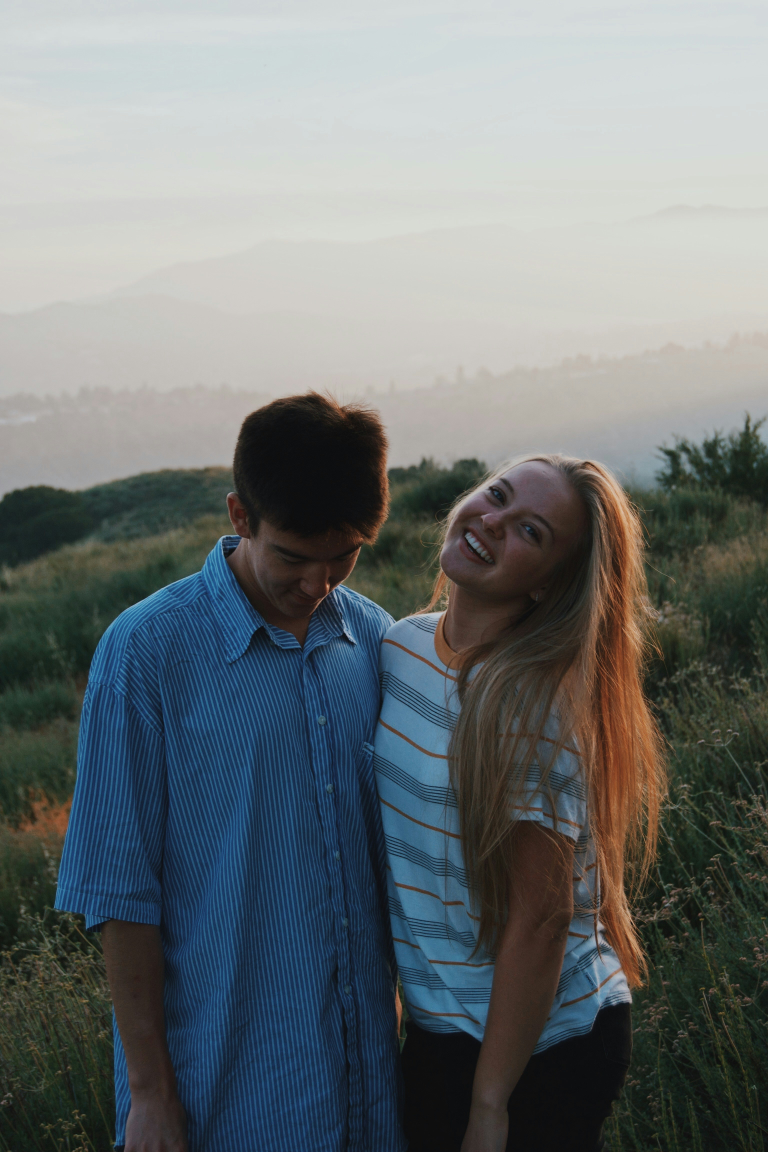
#> input picture photo.jpg, 3072 x 4608 px (shown at 1/4 size)
$ python app.py
#> lines starting #> are read from the running program, lines starting #| are printed output that depends on the picture
import cv2

img = cv2.imread("photo.jpg")
#> img is the input picture: shape (4608, 3072, 3); mean B, G, R 116.5, 115.4, 109.2
img = cv2.resize(img, (600,650))
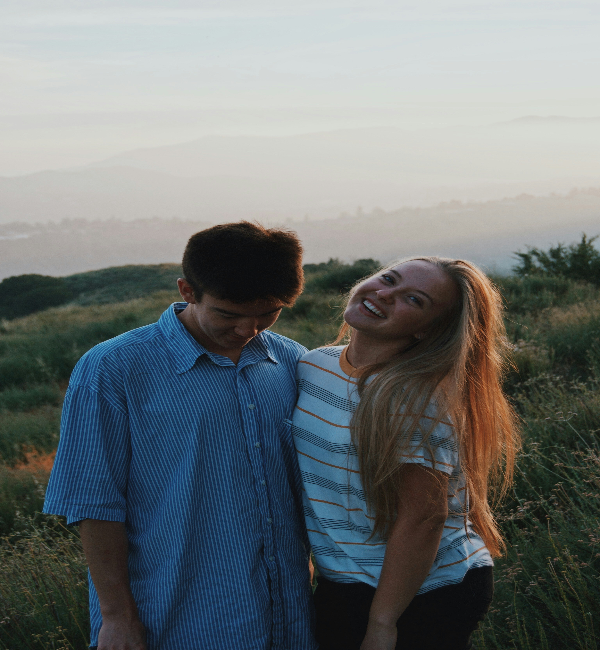
#> img: shape (650, 600, 3); mean B, G, R 116.4, 115.3, 109.1

classNames = []
classFile = 'coco.names'

with open(classFile,'rt') as f:
#> (reads coco.names from the repository)
    classNames = f.read().rstrip("\n").split("\n")

configPath = "ssd_mobilenet_v3_large_coco_2020_01_14.pbtxt"
weightsPath = "frozen_inference_graph.pb"

#> (the run stopped early here; a loop or call above may not have finished)
